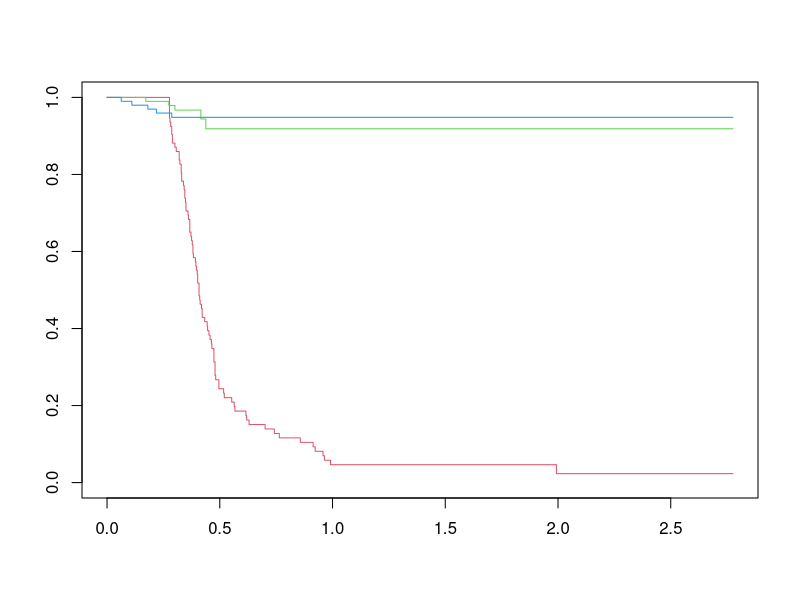
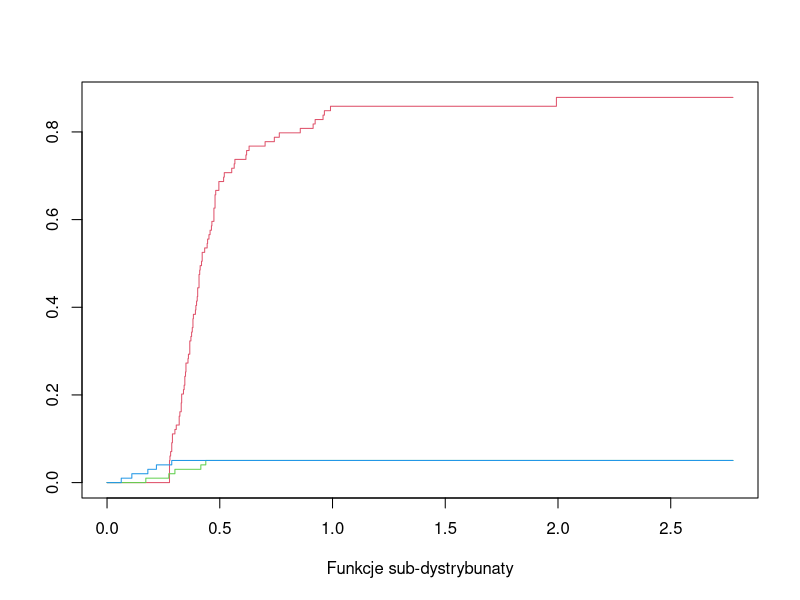
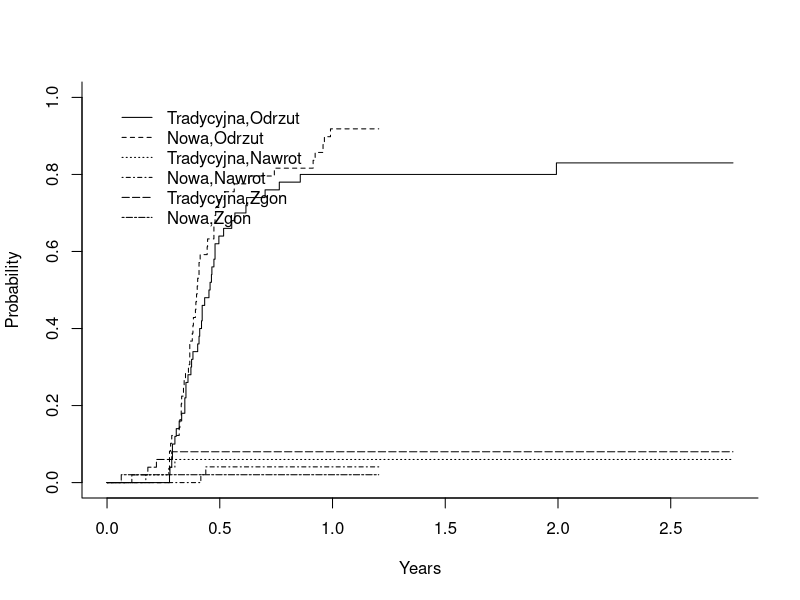
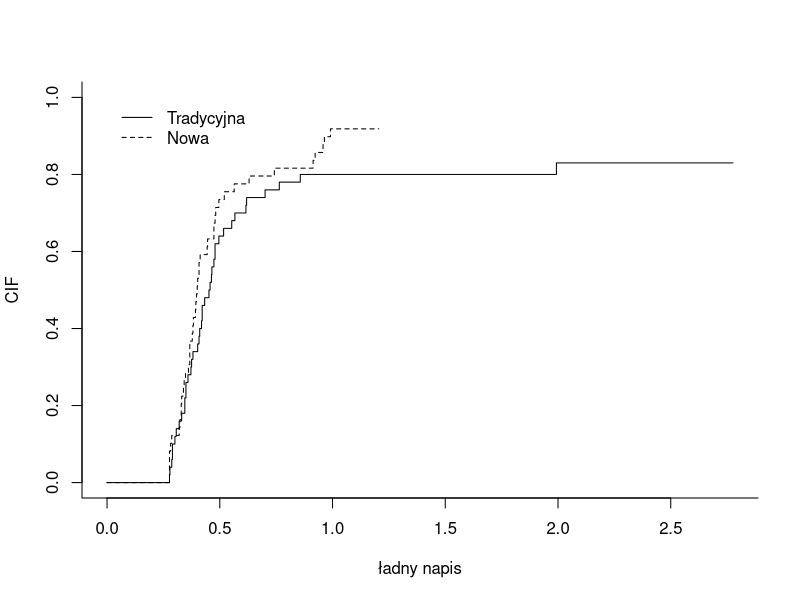
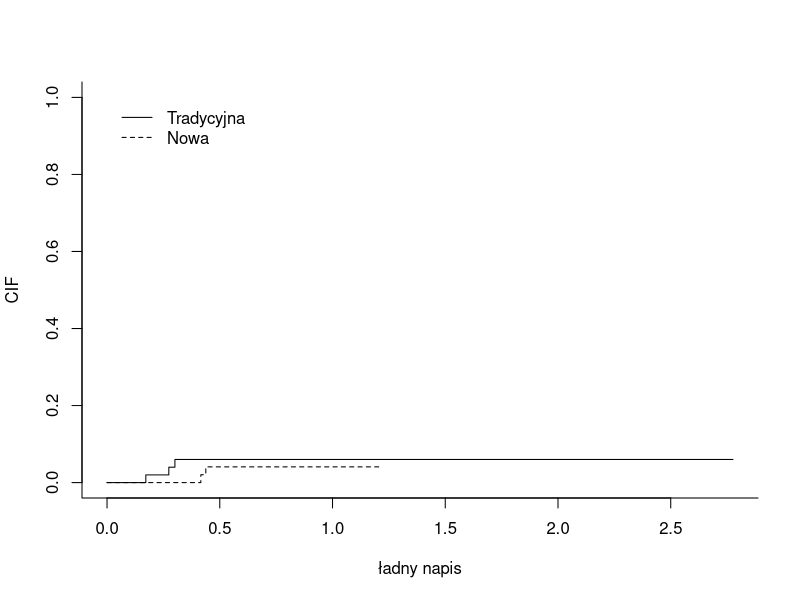
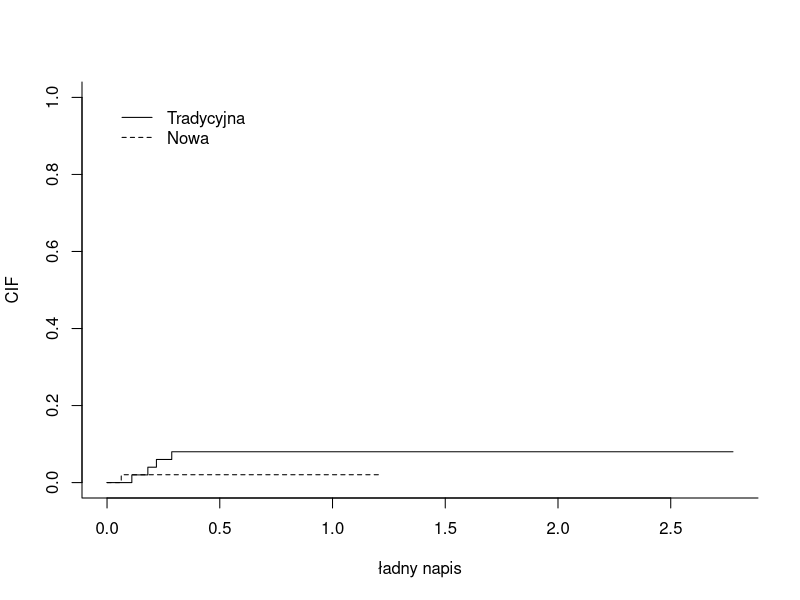
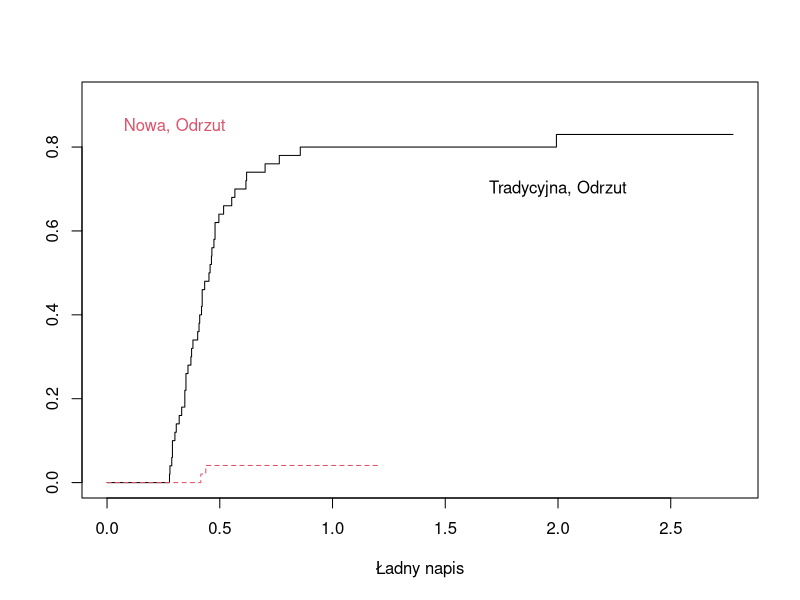
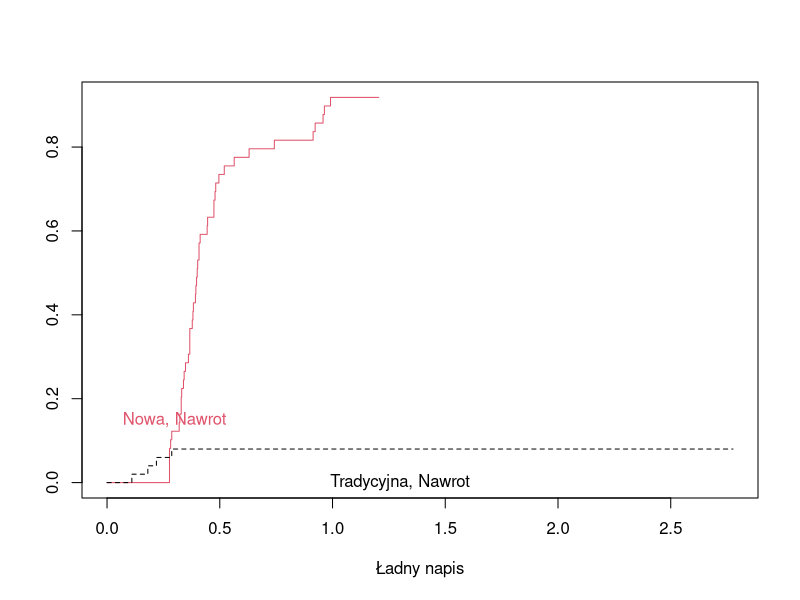

Reproduce these figures in R, in order.
dane <- read.csv("bmt.csv")
head(dane)

dane.red <- data.frame(dane, event=ifelse(dane$first_e==0,0,1),
                       odrzut=ifelse(dane$first_e==1,1,0), 
                       nawrot=ifelse(dane$first_e==2,1,0),
                       zgon=ifelse(dane$first_e==3,1,0))

install.packages("cmprsk")
library(cmprsk)

# Najpierw użyjemy metody K-M dla poszczegolnych typów zdarzeń. 
odrzut_KM <- survfit(Surv(first_t, first_e==1)~1, data = dane.red)
nawrot_KM <- survfit(Surv(first_t, first_e==2)~1, data = dane.red)
zgon_KM <- survfit(Surv(first_t, first_e==3)~1, data = dane.red)

plot(odrzut_KM, mark.time=FALSE, conf.int=FALSE, col=2, xscale=1,
     xlab=" ")
lines(nawrot_KM, mark.time=FALSE, conf.int=FALSE, col=3)
lines(zgon_KM, mark.time=FALSE, conf.int=FALSE, col=4)
#Krzywe K-M wyglądaja nieciekawie,
# ponieważ ten estymator zdarzenia innych typów 
# traktuje jako cenzurowania.
#liczności poszczególnych zdarzeń
sum(dane.red$nawrot)
sum(dane.red$zgon)
sum(dane.red$odrzut)
#Mało zdarzeń typów 2 i 3, 86% zdarzeń to odrzut.

#Szacowanie funkcji sub-dystrybuanty 
ci <- survfit(Surv(first_t, first_e, type="mstate")~1,
              data = dane.red)

plot(ci, mark.time=FALSE, conf.int=FALSE,
     col=c(2,3,4) , xscale=1,
     xlab="Funkcje sub-dystrybunaty")

#oszacowanie sub-dystrybuant przy pomocy testu Gray'a.
#Zilustrujemy tę możliwość rozważająć grupy zdefiniowane
#dwiema metodami pobierania komórek (z krwi obwodowej oraz miednicy).





attach(dane.red)
ci.trt <- cuminc(first_t, first_e, group=trt)
print.cuminc(ci.trt)
print(ci.trt, ntp=2) #to samo tylko skrócona wersja
#Wyniki testu wskazują na brak istotnych różnic między 
#sub-dystrybuantami dla metody leczenia 
#dla kolejnych typów zdarzeń. 
plot(ci.trt, curvlab=c("Tradycyjna,Odrzut", 
                       "Nowa,Odrzut",
                       "Tradycyjna,Nawrot",
                       "Nowa,Nawrot",
                       "Tradycyjna,Zgon",
                       "Nowa,Zgon"))

     #legend("bottomright")
#Marcin zrób ładnie ten wykres :D 

str(ci.trt)

odrzut.trt <- list(ci.trt$"0 1", ci.trt$"1 1")
plot.cuminc(odrzut.trt, curvlab=c("Tradycyjna", "Nowa"), lty=1:2, xlab="ładny napis", ylab="CIF")

nawrot.trt <- list(ci.trt$"0 2", ci.trt$"1 2")
plot.cuminc(nawrot.trt, curvlab=c("Tradycyjna", "Nowa"), lty=1:2, xlab="ładny napis", ylab="CIF")

zgon.trt <- list(ci.trt$"0 3", ci.trt$"1 3")
plot.cuminc(zgon.trt, curvlab=c("Tradycyjna", "Nowa"), lty=1:2, xlab="ładny napis", ylab="CIF")
# a teraz patrz - będzie prościej! :D 

#Szacujemy sub-dystrybuanty:
ci.sfit <- survfit(Surv(first_t, event)~trt, etype=first_e, data=dane.red)
plot(ci.sfit, lty=c(1,0,0,2,0,0), col=1:2, mark.time=F, conf.int=F, xscale=1, xlab="Ładny napis")
text(2, 0.7,"Tradycyjna, Odrzut", col=1)
text(0.3, 0.85,"Nowa, Odrzut", col=2)

plot(ci.sfit, lty=c(0,1,0,0,2,0), col=1:2, mark.time=F, conf.int=F, xscale=1, xlab="Ładny napis")
text(1.3, 0,"Tradycyjna, Nawrot", col=1)
text(0.3, 0.15,"Nowa, Nawrot", col=2)

plot(ci.sfit, lty=c(0,0,1,0,0,2), col=1:2, mark.time=F, conf.int=F, xscale=1, xlab="Ładny napis")
text(0.6, 0.18,"Tradycyjna, Zgon", col=1)
text(1.7, 0,"Nowa, Zgon", col=2)


# punkt 10
summary(coxph.odrzut <- 
          coxph(Surv(first_t, first_e == 1) ~ diag+trt+age,
                            data = dane.red))
summary(coxph.nawrot <- 
          coxph(Surv(first_t, first_e == 2) ~ diag+trt+age,
                          data = dane.red))
summary(coxph.zgon <- 
          coxph(Surv(first_t, first_e == 3) ~ diag+trt+age,
                          data = dane.red))


# to samo dla zmiennej DIAG co dla zmiennej TRT
ci.diag <- cuminc(first_t, first_e, group=diag)
print.cuminc(ci.diag)
print(ci.diag, ntp=2) #to samo tylko skrócona wersja
#Wyniki testu wskazują na wystepowanie istotnych statystycznie
# różnic między 
#sub-dystrybuantami dla metody typu choroby (ostra i przewlekla)
#dla 1 typu zdarzen (nawrotu).  + intepreteacja wspolczynnika
plot(ci.diag, curvlab=c("Ostra,Odrzut", 
                       "Przewlekla,Odrzut",
                       "Ostra,Nawrot",
                       "Przewlekla,Nawrot",
                       "Ostra,Zgon",
                       "Przewlekla,Zgon"))



# punkt 11

model.matrix(~ diag+trt+age)[,-1] -> m.dane.red

summary(mod.odrzut <- crr(ftime=first_t, 
                        fstatus=first_e,
                        cov1= m.dane.red,
                        #cov2 = trt,
                        failcode=1))
#istotny wsolczynnik przy diag
summary(mod.nawrot <- crr(ftime=first_t, 
                          fstatus=first_e,
                          cov1= m.dane.red,
                          #cov2 = trt,
                          failcode=2))
#nieisitoene wszyststko
summary(mod.zgon <- crr(ftime=first_t, 
                          fstatus=first_e,
                          cov1= m.dane.red,
                          #cov2 = trt,
                          failcode=3))
#nieisitoene wszyststko:
# Marcinku pamietaj: wspolczynniki sa nieistoent
# w modelowaniu zgonu jako pierwszego zdarzenia
# Kocham Cie :*:*:*:*:*:*


# skoro odrzuty cos tam istotne, to moze wykresik
# pokazujacy ro\nice dla odrzutow
#12. Konstruujemy oszacowania funkcji skumulowanych częstości odpowiadających modelowi PH dla
#funkcji hazardu sub-dystrybuanty dla odrzutow

odrzut.pred <- predict(mod.odrzut,cov1=rbind(0,1))
plot(odrzut.pred,lty=1:2,color=1:2)
text(0.6, .275, "WW, AIDS", col=1)
text(0.8, .15, "WM, AIDS", col=2)
